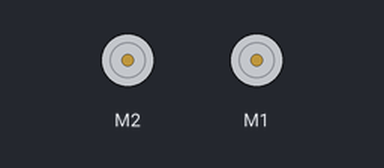
Recording of a sketch running on a simulated Arduino Uno, built with avr-gcc and run on an emulated ATmega328P. On the bench: 2 × DC motor (green arrow = forward, orange = backward, longer = faster).

Above: at 0.2 s.
At 34.8 s:
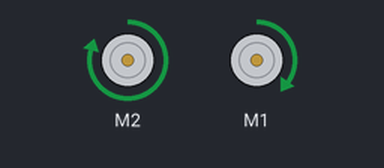
At 54.9 s:
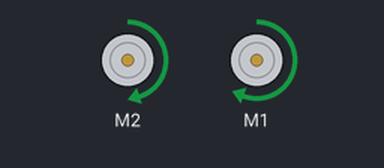
At 72.3 s:
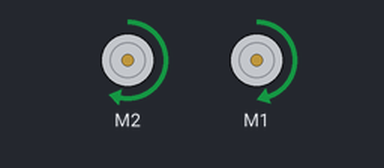
Timing chart, 0 to 78.9 s (numbered marks = the images above):
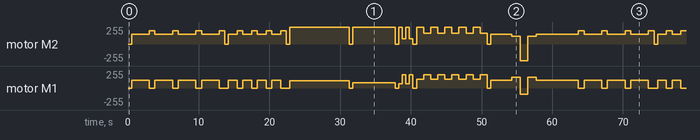

Measured:
- by itself, motor M2: moves between backward 250/255 and forward 250/255, repeating every 60.7 s
- by itself, motor M1: moves between backward 96/255 and forward 200/255, repeating every 60.7 s

The sketch:

MotorShieldActivity.ino
```cpp
/* Nicholas Vadivelu and Bingran Li
 * Motor Control Assignment
 * TER 4M1
 * 1 May 2017
 */

#include <AFMotor.h>

// Declare both motors
AF_DCMotor m2(1);
AF_DCMotor m1(2);

double diff = 0.8;

void moveMotor(int speed1, int speed2, int duration) {
  //motor speed to 0 to start
  m1.setSpeed(0);
  m2.setSpeed(0);

  //sets forward or backward based on speed
  m1.run(speed1 > 0 ? FORWARD : BACKWARD);
  m2.run(speed2 > 0 ? FORWARD : BACKWARD);

  //absolute values speed
  speed1 *= (speed1 >= 0 ? 1 : -1);
  speed2 *= (speed2 >= 0 ? 1 : -1);

  //moves the motor
  m1.setSpeed(speed1);
  m2.setSpeed(speed2*diff);

  delay(duration);

  //stops motors
  m1.run(RELEASE);
  m2.run(RELEASE);
}

void setup() {
  //allows motors to run
  m1.run(RELEASE);
  m2.run(RELEASE);
}

void square (int side) { //trce a square
  for (int i = 0 ; i < 4 ; i++) { //four sides
    moveMotor(150, 150, side*250);
    moveMotor(200, 0, 800);
  }
}

void circle (int r) { //trace a circle
  moveMotor(250, 20*r, r*1200);
}

void wave (int r, int dist) { //creates an oscillating wave with a striaght line disatnce of dist
  for (int i = 0 ; i < dist ; i++) {
    moveMotor(250, 20*r, r*125);
    moveMotor(20*r, 250, r*125);
  }
}

void turn (int dist) {
  moveMotor(150, 150, dist*200);
  moveMotor(120, 200, 1200);
  moveMotor(-250, -120, 1000);
  moveMotor(120, 200, 1200);
  moveMotor(150, 150, dist*200);
}

void loop() {
  m1.run(FORWARD);
  m2.run(FORWARD);
  delay(500);
  square(10);
  delay(500);
  square(5);
  delay(500);
  circle(7);
  delay(500);
  circle(5);
  delay(500);
  wave(4, 2);
  delay(500);
  wave(8, 5);
  delay(500);
  turn(15);
}
```
